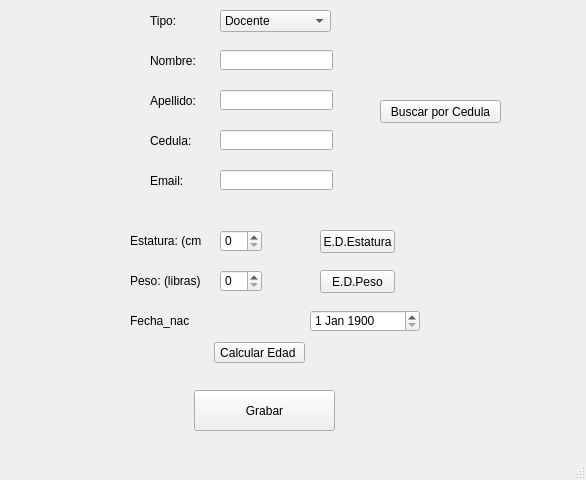
<?xml version="1.0" encoding="UTF-8"?>
<ui version="4.0">
 <class>vtn_principal</class>
 <widget class="QMainWindow" name="vtn_principal">
  <property name="enabled">
   <bool>true</bool>
  </property>
  <property name="geometry">
   <rect>
    <x>0</x>
    <y>0</y>
    <width>586</width>
    <height>480</height>
   </rect>
  </property>
  <property name="windowTitle">
   <string>Ventana Principal</string>
  </property>
  <widget class="QWidget" name="centralwidget">
   <widget class="QLineEdit" name="txt_nombre">
    <property name="geometry">
     <rect>
      <x>220</x>
      <y>50</y>
      <width>113</width>
      <height>20</height>
     </rect>
    </property>
    <property name="maxLength">
     <number>50</number>
    </property>
   </widget>
   <widget class="QLineEdit" name="txt_apellido">
    <property name="geometry">
     <rect>
      <x>220</x>
      <y>90</y>
      <width>113</width>
      <height>20</height>
     </rect>
    </property>
    <property name="maxLength">
     <number>50</number>
    </property>
   </widget>
   <widget class="QLabel" name="lbl_nombre">
    <property name="geometry">
     <rect>
      <x>150</x>
      <y>50</y>
      <width>71</width>
      <height>21</height>
     </rect>
    </property>
    <property name="text">
     <string>Nombre:</string>
    </property>
   </widget>
   <widget class="QLabel" name="lbl_apellido">
    <property name="geometry">
     <rect>
      <x>150</x>
      <y>90</y>
      <width>47</width>
      <height>21</height>
     </rect>
    </property>
    <property name="text">
     <string>Apellido:</string>
    </property>
   </widget>
   <widget class="QPushButton" name="btn_grabar">
    <property name="geometry">
     <rect>
      <x>194</x>
      <y>390</y>
      <width>141</width>
      <height>41</height>
     </rect>
    </property>
    <property name="text">
     <string>Grabar</string>
    </property>
   </widget>
   <widget class="QComboBox" name="cb_tipo_persona">
    <property name="geometry">
     <rect>
      <x>220</x>
      <y>10</y>
      <width>111</width>
      <height>22</height>
     </rect>
    </property>
    <item>
     <property name="text">
      <string>Docente</string>
     </property>
    </item>
    <item>
     <property name="text">
      <string>Estudiante</string>
     </property>
    </item>
   </widget>
   <widget class="QLabel" name="lbl_tipo_persona">
    <property name="geometry">
     <rect>
      <x>150</x>
      <y>10</y>
      <width>71</width>
      <height>21</height>
     </rect>
    </property>
    <property name="text">
     <string>Tipo:</string>
    </property>
   </widget>
   <widget class="QLabel" name="lbl_cedula">
    <property name="geometry">
     <rect>
      <x>150</x>
      <y>130</y>
      <width>71</width>
      <height>21</height>
     </rect>
    </property>
    <property name="text">
     <string>Cedula:</string>
    </property>
   </widget>
   <widget class="QLabel" name="lbl_email">
    <property name="geometry">
     <rect>
      <x>150</x>
      <y>170</y>
      <width>71</width>
      <height>21</height>
     </rect>
    </property>
    <property name="text">
     <string>Email:</string>
    </property>
   </widget>
   <widget class="QLineEdit" name="txt_cedula">
    <property name="geometry">
     <rect>
      <x>220</x>
      <y>130</y>
      <width>113</width>
      <height>20</height>
     </rect>
    </property>
    <property name="maxLength">
     <number>10</number>
    </property>
   </widget>
   <widget class="QLineEdit" name="txt_email">
    <property name="geometry">
     <rect>
      <x>220</x>
      <y>170</y>
      <width>113</width>
      <height>20</height>
     </rect>
    </property>
    <property name="maxLength">
     <number>100</number>
    </property>
   </widget>
   <widget class="QPushButton" name="btn_buscar_cedula">
    <property name="geometry">
     <rect>
      <x>380</x>
      <y>100</y>
      <width>121</width>
      <height>23</height>
     </rect>
    </property>
    <property name="text">
     <string>Buscar por Cedula</string>
    </property>
   </widget>
   <widget class="QLabel" name="lbl_estatura">
    <property name="geometry">
     <rect>
      <x>130</x>
      <y>230</y>
      <width>71</width>
      <height>21</height>
     </rect>
    </property>
    <property name="text">
     <string>Estatura: (cm)</string>
    </property>
   </widget>
   <widget class="QSpinBox" name="sp_estatura">
    <property name="geometry">
     <rect>
      <x>220</x>
      <y>230</y>
      <width>42</width>
      <height>22</height>
     </rect>
    </property>
    <property name="maximum">
     <number>300</number>
    </property>
   </widget>
   <widget class="QPushButton" name="btn_estatura">
    <property name="geometry">
     <rect>
      <x>320</x>
      <y>230</y>
      <width>75</width>
      <height>23</height>
     </rect>
    </property>
    <property name="text">
     <string>E.D.Estatura</string>
    </property>
   </widget>
   <widget class="QLabel" name="lbl_peso">
    <property name="geometry">
     <rect>
      <x>130</x>
      <y>270</y>
      <width>71</width>
      <height>21</height>
     </rect>
    </property>
    <property name="text">
     <string>Peso: (libras)</string>
    </property>
   </widget>
   <widget class="QSpinBox" name="sp_peso">
    <property name="geometry">
     <rect>
      <x>220</x>
      <y>270</y>
      <width>42</width>
      <height>22</height>
     </rect>
    </property>
    <property name="maximum">
     <number>300</number>
    </property>
   </widget>
   <widget class="QPushButton" name="btn_peso">
    <property name="geometry">
     <rect>
      <x>320</x>
      <y>270</y>
      <width>75</width>
      <height>23</height>
     </rect>
    </property>
    <property name="text">
     <string>E.D.Peso</string>
    </property>
   </widget>
   <widget class="QDateEdit" name="fecha_nac">
    <property name="geometry">
     <rect>
      <x>310</x>
      <y>310</y>
      <width>110</width>
      <height>22</height>
     </rect>
    </property>
    <property name="date">
     <date>
      <year>1900</year>
      <month>1</month>
      <day>1</day>
     </date>
    </property>
   </widget>
   <widget class="QLabel" name="lbl_fecha_nac">
    <property name="geometry">
     <rect>
      <x>130</x>
      <y>310</y>
      <width>71</width>
      <height>21</height>
     </rect>
    </property>
    <property name="text">
     <string>Fecha_nac</string>
    </property>
   </widget>
   <widget class="QPushButton" name="btn_fnacimiento">
    <property name="geometry">
     <rect>
      <x>214</x>
      <y>342</y>
      <width>91</width>
      <height>21</height>
     </rect>
    </property>
    <property name="text">
     <string>Calcular Edad </string>
    </property>
   </widget>
  </widget>
  <widget class="QMenuBar" name="mnb_menu_principal">
   <property name="geometry">
    <rect>
     <x>0</x>
     <y>0</y>
     <width>586</width>
     <height>21</height>
    </rect>
   </property>
  </widget>
  <widget class="QStatusBar" name="stb_estado"/>
 </widget>
 <tabstops>
  <tabstop>txt_apellido</tabstop>
  <tabstop>btn_grabar</tabstop>
  <tabstop>txt_nombre</tabstop>
 </tabstops>
 <resources/>
 <connections/>
</ui>
